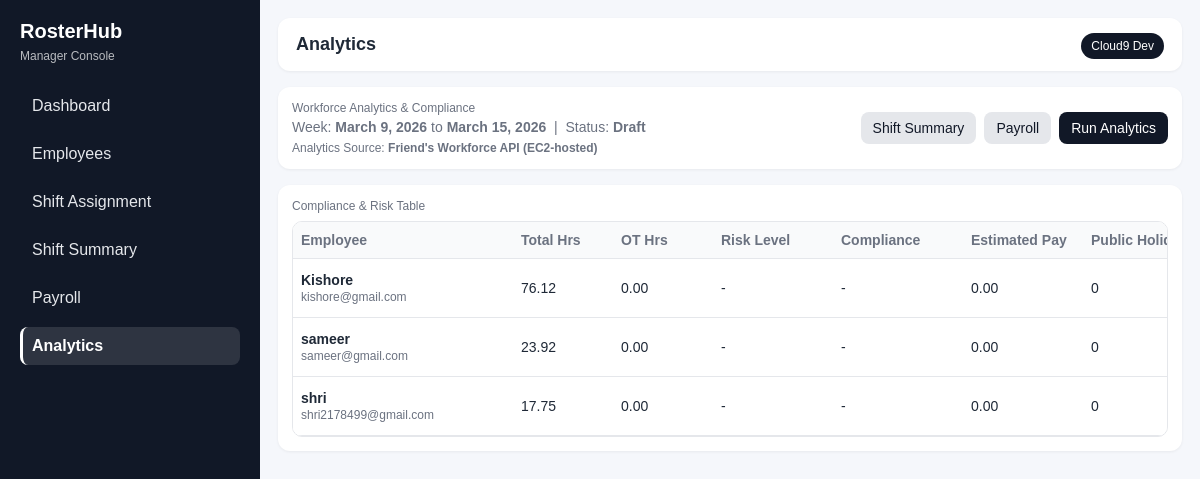
/analytics/summary/, run on the app's committed database.
### apps/roster/models.py (models this page shows, shortened)
class WeeklyRoster(models.Model):
    STATUS_CHOICES = [
        ("draft", "Draft"),
        ("finalized", "Finalized"),
    ]
    week_start_date = models.DateField(unique=True)  # Monday
    week_end_date = models.DateField()               # Sunday
    status = models.CharField(max_length=20, choices=STATUS_CHOICES, default="draft")
    created_at = models.DateTimeField(auto_now_add=True)
    updated_at = models.DateTimeField(auto_now=True)
    class Meta:
        ordering = ["-week_start_date"]

### apps/analytics/models.py (models this page shows, shortened)
class WorkforceAnalyticsResult(models.Model):
    STATUS_CHOICES = [
        ("pending", "Pending"),
        ("success", "Success"),
        ("failed", "Failed"),
    ]
    weekly_roster = models.ForeignKey(
        WeeklyRoster,
        on_delete=models.CASCADE,
        related_name="analytics_results"
    )
    employee = models.ForeignKey(
        Employee,
        on_delete=models.CASCADE,
        related_name="analytics_results"
    )
    total_hours = models.DecimalField(max_digits=6, decimal_places=2, default=0)
    overtime_hours = models.DecimalField(max_digits=6, decimal_places=2, default=0)
    risk_level = models.CharField(max_length=20, blank=True, null=True)
    compliance_status = models.CharField(max_length=20, blank=True, null=True)
    estimated_pay = models.DecimalField(max_digits=10, decimal_places=2, default=0)
    public_holidays_in_week = models.PositiveIntegerField(default=0)
    recommendation = models.TextField(blank=True, null=True)
    api_status = models.CharField(max_length=20, choices=STATUS_CHOICES, default="pending")
    job_id = models.CharField(max_length=100, blank=True, null=True)
    error_message = models.TextField(blank=True, null=True)
    analyzed_at = models.DateTimeField(auto_now=True)
    class Meta:
        ordering = ["employee__name"]
        constraints = [
            models.UniqueConstraint(
                fields=["weekly_roster", "employee"],
                name="unique_analytics_per_employee_per_week"
            )
        ]

### apps/employees/models.py (models this page shows, shortened)
class Employee(models.Model):
    EMPLOYMENT_TYPE_CHOICES = [
        ("full_time", "Full-time"),
        ("part_time", "Part-time"),
        ("contract", "Contract"),
    ]
    name = models.CharField(max_length=100)
    email = models.EmailField(unique=True)
    hourly_rate = models.DecimalField(max_digits=10, decimal_places=2)
    age = models.PositiveIntegerField()
    department = models.CharField(max_length=100, blank=True, null=True)
    employment_type = models.CharField(
        max_length=20,
        choices=EMPLOYMENT_TYPE_CHOICES,
        default="full_time"
    )
    is_active = models.BooleanField(default=True)
    created_at = models.DateTimeField(auto_now_add=True)
    updated_at = models.DateTimeField(auto_now=True)
    class Meta:
        ordering = ["name"]

### apps/analytics/views.py (the view)
# urls.py: path("summary/", views.analytics_summary, name="summary"),
def analytics_summary(request):
    active_roster_id = request.session.get("active_roster_id")
    if active_roster_id:
        roster = WeeklyRoster.objects.filter(id=active_roster_id).first()
    else:
        roster = WeeklyRoster.objects.order_by("-week_start_date").first()
    if not roster:
        return render(request, "analytics/summary.html", {"roster": None})
    analytics_rows = WorkforceAnalyticsResult.objects.filter(
        weekly_roster=roster
    ).select_related("employee").order_by("employee__name")
    context = {
        "roster": roster,
        "analytics_rows": analytics_rows,
    }
    return render(request, "analytics/summary.html", context)

### templates/analytics/summary.html (shortened to what this page needs)
{% extends "base.html" %}
{% block page_title %}Analytics{% endblock %}
{% block content %}
  {% if not roster %}
    <div class="card">
      <div class="card-title">Analytics Summary</div>
      <p>No roster found yet. Create a weekly roster first.</p>
      <a href="{% url 'roster:week_select' %}" class="btn btn-primary">Create / Open Weekly Roster</a>
    </div>
  {% else %}
    <div class="card">
      <div style="display:flex; justify-content:space-between; align-items:center; gap:12px; flex-wrap:wrap;">
        <div>
          <div class="card-title" style="margin-bottom:4px;">Workforce Analytics & Compliance</div>
          <div style="font-size:14px; color:#6b7280;">
            Week: <strong>{{ roster.week_start_date|date:"F j, Y" }}</strong> to <strong>{{ roster.week_end_date|date:"F j, Y" }}</strong>
            &nbsp;|&nbsp;
            Status: <strong>{{ roster.get_status_display }}</strong>
          </div>
          <div style="font-size:12px; color:#6b7280; margin-top:6px;">
            Analytics Source: <strong>Friend's Workforce API (EC2-hosted)</strong>
          </div>
        </div>
        <div style="display:flex; gap:8px; flex-wrap:wrap;">
          <a href="{% url 'roster:week_summary' %}" class="btn btn-secondary">Shift Summary</a>
          <a href="{% url 'payroll:summary' %}" class="btn btn-secondary">Payroll</a>
          <a href="{% url 'analytics:run_roster' roster.id %}" class="btn btn-primary">Run Analytics</a>
        </div>
      </div>
    </div>
    <div class="card" style="margin-top:16px;">
      <div class="card-title">Compliance & Risk Table</div>
      <div class="table-scroll">
        <table class="table">
          <thead>
            <tr>
              <th style="min-width:220px;">Employee</th>
              <th style="min-width:100px;">Total Hrs</th>
              <th style="min-width:100px;">OT Hrs</th>
              <th style="min-width:120px;">Risk Level</th>
              <th style="min-width:130px;">Compliance</th>
              <th style="min-width:120px;">Estimated Pay</th>
              <th style="min-width:130px;">Public Holidays</th>
            </tr>
          </thead>
          <tbody>
            {% for a in analytics_rows %}
              <tr>
                <td>
                  <strong>{{ a.employee.name }}</strong><br>
                  <span style="font-size:12px; color:#6b7280;">{{ a.employee.email }}</span>
                </td>
                <td>{{ a.total_hours }}</td>
                <td>{{ a.overtime_hours }}</td>
                <td>
                  {% if a.risk_level == "LOW" %}
                    <span class="badge-pill badge-risk-low">LOW</span>
                  {% elif a.risk_level == "MEDIUM" %}
                    <span class="badge-pill badge-risk-medium">MEDIUM</span>
                  {% elif a.risk_level == "HIGH" %}
                    <span class="badge-pill badge-risk-high">HIGH</span>
                  {% else %}
                    -
                  {% endif %}
                </td>
                <td>
                  {% if a.compliance_status == "OK" %}
                    <span class="badge-pill badge-compliance-ok">OK</span>
                  {% elif a.compliance_status == "WARNING" %}
                    <span class="badge-pill badge-compliance-warning">WARNING</span>
                  {% elif a.compliance_status == "VIOLATION" %}
                    <span class="badge-pill badge-compliance-violation">VIOLATION</span>
                  {% else %}
                    -
                  {% endif %}
                </td>
                <td>{{ a.estimated_pay }}</td>
                <td>{{ a.public_holidays_in_week }}</td>
              </tr>
            {% empty %}
              <tr>
                <td colspan="10">No analytics data found. Click <strong>Run Analytics</strong>.</td>
              </tr>
            {% endfor %}
          </tbody>
        </table>
      </div>
    </div>
  {% endif %}
{% endblock %}

### static/css/app.css (style rules this page uses)
* { box-sizing: border-box; }
body { margin: 0; font-family: Arial, sans-serif; background: #f5f7fb; color: #1f2937; }
.card { background: #fff; border-radius: 12px; padding: 14px; box-shadow: 0 1px 3px rgba(0,0,0,0.06); }
.card-title { font-size: 12px; color: #6b7280; margin-bottom: 8px; }
.btn { display: inline-block; text-decoration: none; border: none; border-radius: 8px; padding: 8px 12px; cursor: pointer; font-size: 14px; }
.btn-primary { background: #111827; color: #fff; }
.btn-secondary { background: #e5e7eb; color: #111827; }
.table { width: 100%; border-collapse: collapse; background: #fff; }
.table th, .table td { text-align: left; padding: 10px 8px; border-bottom: 1px solid #e5e7eb; font-size: 14px; }
.table th { color: #6b7280; font-weight: 600; background: #f9fafb; }
html, body { height: 100%; margin: 0; overflow: hidden; }
.table-scroll { width: 100%; max-height: 65vh; overflow: auto; border: 1px solid #e5e7eb; border-radius: 10px; background: #fff; }
.table-scroll .table thead th { position: sticky; top: 0; z-index: 2; background: #f9fafb; }
.table-scroll .table th:first-child, .table-scroll .table td:first-child { position: sticky; left: 0; background: #fff; z-index: 1; }
.table-scroll .table thead th:first-child { z-index: 3; background: #f9fafb; }
.table-scroll { width: 100%; max-width: 100%; max-height: 65vh; overflow: auto; border: 1px solid #e5e7eb; border-radius: 10px; background: #fff; }
.table-scroll .table { width: max-content; min-width: 100%; border-collapse: collapse; }

### data on the page
WeeklyRoster: week_start_date "March 9, 2026", week_end_date "March 15, 2026", status "Draft"
WorkforceAnalyticsResult: employee.name "Kishore", employee.email "kishore@gmail.com", total_hours "76.12", overtime_hours "0.00", estimated_pay "0.00", public_holidays_in_week "0"
WorkforceAnalyticsResult: employee.name "sameer", employee.email "sameer@gmail.com", total_hours "23.92", overtime_hours "0.00", estimated_pay "0.00", public_holidays_in_week "0"
WorkforceAnalyticsResult: employee.name "shri", employee.email "shri2178499@gmail.com", total_hours "17.75", overtime_hours "0.00", estimated_pay "0.00", public_holidays_in_week "0"
